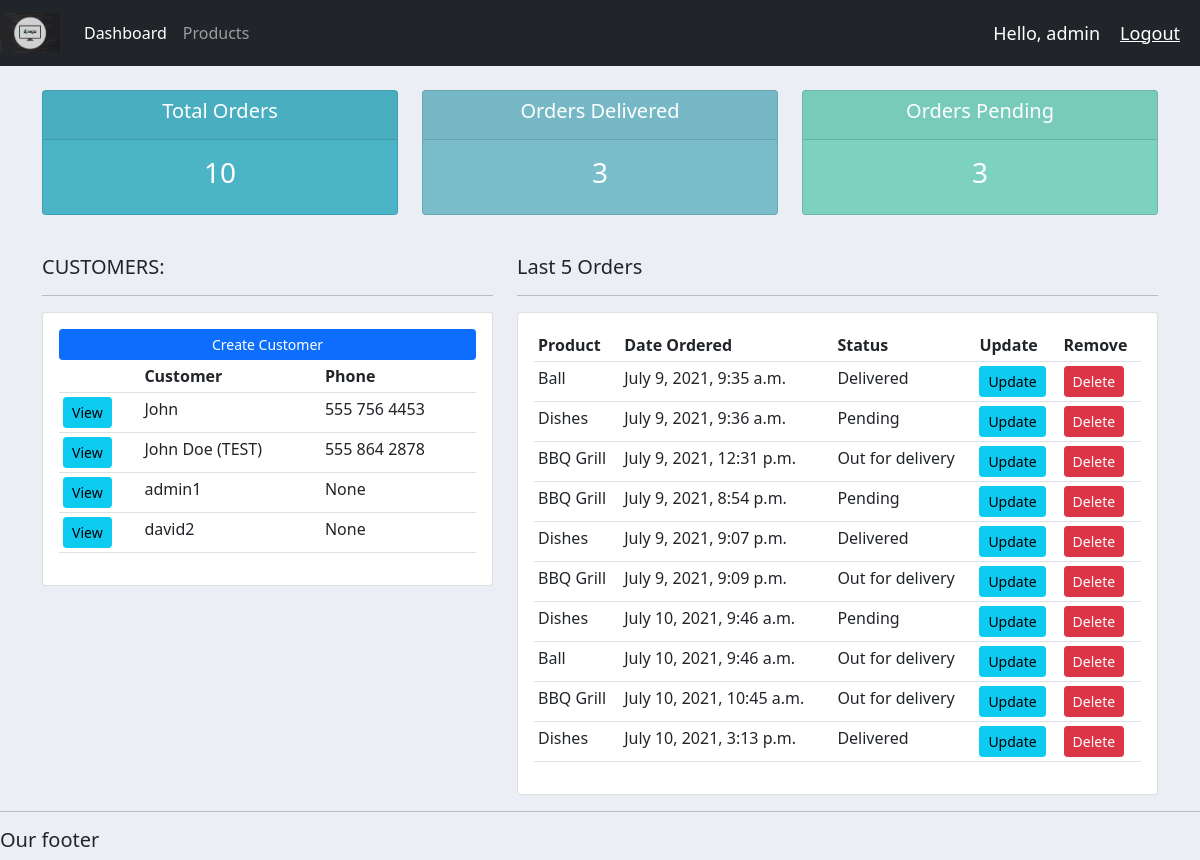
The app's page / (signed in) with its own data.
### accounts/models.py (models this page shows, shortened)
class Customer(models.Model):
	user = models.OneToOneField(User, on_delete=models.CASCADE, null=True, blank=True)
	name = models.CharField(max_length=225, null=True)
	phone = models.CharField(max_length=225, null=True)
	email = models.CharField(max_length=225, null=True)
	profile_pic = models.ImageField(default = "Madeira_Logo.png", null=True, blank=True)
	date_created = models.DateTimeField(auto_now_add = True, null=True)

class Order(models.Model):
	STATUS = (
		('Pending', 'Pending'),
		('Out for delivery', 'Out for delivery'),
		('Delivered', 'Delivered'),
		)
	customer = models.ForeignKey(Customer, on_delete=models.SET_NULL, null=True)
	product = models.ForeignKey(Product, on_delete=models.SET_NULL, null=True)
	date_created = models.DateTimeField(auto_now_add = True, null=True)
	status = models.CharField(max_length=225, null=True, choices=STATUS)
	note = models.CharField(max_length=225, null=True, blank= True)

class Product(models.Model):
	CATEGORY = (
		('Indoor', 'Indoor'),
		('Out Door', 'Out Door'),
		)
	name = models.CharField(max_length=225, null=True)
	price = models.FloatField(null=True)
	category = models.CharField(max_length=225, null=True, choices=CATEGORY)
	description = models.CharField(max_length=225, null=True, blank=True)
	date_created = models.DateTimeField(auto_now_add = True, null=True)
	tags = models.ManyToManyField(Tag)

### accounts/decorators.py (the view)
	def wrapper_function(request, *args, **kwargs):
		group = None
		if request.user.groups.exists():
			group = request.user.groups.all()[0].name
		if group == 'customer':
			return redirect ('user-page')
		elif group == 'admin':
			return view_func(request, *args, **kwargs)
		else:
			return HttpResponse("You're not authorized to view this page")

### accounts/views.py (called while the page is built)
@login_required(login_url='login')
@admin_only
def home(request):
	orders = Order.objects.all()
	customers = Customer.objects.all()
	total_customers = customers.count()
	total_orders = orders.count()
	pending = orders.filter(status="Pending").count()
	delivered = orders.filter(status="Delivered").count()
	context = {
				'orders': orders,
				'customers': customers,
				'total_orders': total_orders,
				'total_customers': total_customers,
				'pending': pending,
				'delivered': delivered,
				}
	return render(request, 'accounts/dashboard.html', context)

### accounts/templates/accounts/dashboard.html
{%  extends 'accounts/main.html' %}
{% load i18n %}
{% block content %}
{%  include 'accounts/status.html' %}
<br>
<div class="row">
	<div class="col-md-5">
		<h5>CUSTOMERS:</h5>
		<hr>
		<div class="card card-body">
			<a class="btn btn-primary  btn-sm btn-block" href="">{% trans 'Create Customer' %}</a>
			<table class="table table-sm">
				<tr>
					<th></th>
					<th>{% trans 'Customer' %}</th>
					<th>{% trans 'Phone' %}</th>
				</tr>
				{% for customer in customers %}
					<tr>
						<td>
							<a href="{% url 'customer' customer.id %}" class="btn btn-sm btn-info">{% trans 'View' %}</a>
						</td>
						<td>{{ customer.name }}</td>
						<td>{{ customer.phone }}</td>
					</tr>
				{% endfor %}
			</table>
		</div>
	</div>
	<div class="col-md-7">
		<h5>{% trans 'Last 5 Orders' %}</h5>
		<hr>
		<div class="card card-body">
			<table class="table table-sm">
				<tr>
					<th>{% trans 'Product' %}</th>
					<th>{% trans 'Date Ordered' %}</th>
					<th>{% trans 'Status' %}</th>
					<th>{% trans 'Update' %}</th>
					<th>{% trans 'Remove' %}</th>
				</tr>
				{% for order in orders %}
					<tr>
						<td>{{ order.product.name }}</td>
						<td>{{ order.date_created }}</td>
						<td>{{ order.status }}</td>
						<td>
							<a href="{% url 'update_order' order.id %}" class="btn btn-info btn-sm">{% trans 'Update' %}</a>
						</td>
						<td>
							<a href="{% url 'delete_order' order.id %}" class="btn btn-danger btn-sm">{% trans 'Delete' %}</a>
						</td>
					</tr>
				{% endfor %}
			</table>
		</div>
	</div>
</div>
{% endblock %}

### accounts/templates/accounts/main.html (shortened to what this page needs)
{% load static %}
{% load i18n %}
<!DOCTYPE html>
<html>
<head>
    <link href="https://cdn.jsdelivr.net/npm/bootstrap@5.0.2/dist/css/bootstrap.min.css" rel="stylesheet"
>
    <link rel="stylesheet" type="text/css" href="{% static 'css/main.css' %}">
</head>
<body>
{% include 'accounts/navbar.html' %}
<div class="container">
    {% block content %}
    {% endblock content %}
</div>
<hr>
<h5>Our footer</h5>
</body>
</html>

### accounts/templates/accounts/navbar.html (shortened to what this page needs)
{% load i18n %}
{% load static %}
<nav class="navbar navbar-expand-lg navbar-dark bg-dark">
    <a class="navbar-brand" href="{% url 'home' %}"><img src="{% static 'images/Django-1.png' %}" class="image-logo" height ="40px"></a>
    <div class="collapse navbar-collapse" id="navbarNav">
      <ul class="navbar-nav">
        {% if request.user.is_staff %}
        <li class="nav-item">
          <a class="nav-link active" aria-current="page" href="{% url 'home' %}">Dashboard</a>
        </li>
        <li class="nav-item">
          <a class="nav-link" href="{% url 'products' %}">Products</a>
        </li>
        {% else %}
        <li class="nav-item">
          <a class="nav-link" href="{% url 'account' %}">Settings</a>
        </li>
        {% endif %}
      </ul>
    </div>
<span class="hello-msg">Hello, {{ request.user }}</span>
<span><a class="hello-msg" href="{% url 'logout' %}">Logout</a></span>
</nav>

### accounts/templates/accounts/status.html
<br>
<div class="row">
	<div class="col">
		<div class="col-md">
			<div class="card text-center text-white  mb-3" id="total-orders">
			  	<div class="card-header">
			  		<h5 class="card-title">Total Orders</h5>
			  	</div>
			  	<div class="card-body">
			    	<h3 class="card-title">{{ total_orders }}</h3>
			  	</div>
			</div>
		</div>
	</div>
	<div class="col">
		<div class="col-md">
			<div class="card text-center text-white  mb-3" id="orders-delivered">
			  	<div class="card-header">
			  		<h5 class="card-title">Orders Delivered</h5>
			  	</div>
			  	<div class="card-body">
			    	<h3 class="card-title">{{ delivered }}</h3>
			  	</div>
			</div>
		</div>
	</div>
	<div class="col">
		<div class="col-md">
			<div class="card text-center text-white  mb-3" id="orders-pending">
			  	<div class="card-header">
			  		<h5 class="card-title">Orders Pending</h5>
			  	</div>
			  	<div class="card-body">
			    	<h3 class="card-title">{{ pending }}</h3>
			  	</div>
			</div>
		</div>
	</div>
</div>

### static/css/main.css (style rules this page uses)
body { background-color: #ebeff5; }
#total-orders { background-color: #4cb4c7; }
#orders-delivered { background-color: #7abecc; }
#orders-pending { background-color: #7cd1c0; }

### accounts/templates/accounts/navbar.html (style rules this page uses)
.hello-msg { font-size: 18px; color: #fff; margin-right: 20px; }

### records on screen
Customer: name "John", phone "555 756 4453"
Customer: name "John Doe (TEST)", phone "555 864 2878"
Customer: name "admin1", phone "None"
Customer: name "david2", phone "None"
Order: product.name "Ball", date_created "July 9, 2021, 9:35 a.m.", status "Delivered"
Order: product.name "Dishes", date_created "July 9, 2021, 9:36 a.m.", status "Pending"
Order: product.name "BBQ Grill", date_created "July 9, 2021, 12:31 p.m.", status "Out for delivery"
Order: product.name "BBQ Grill", date_created "July 9, 2021, 8:54 p.m.", status "Pending"
Order: product.name "Dishes", date_created "July 9, 2021, 9:07 p.m.", status "Delivered"
Order: product.name "BBQ Grill", date_created "July 9, 2021, 9:09 p.m.", status "Out for delivery"
Order: product.name "Dishes", date_created "July 10, 2021, 9:46 a.m.", status "Pending"
Order: product.name "Ball", date_created "July 10, 2021, 9:46 a.m.", status "Out for delivery"
Order: product.name "BBQ Grill", date_created "July 10, 2021, 10:45 a.m.", status "Out for delivery"
Order: product.name "Dishes", date_created "July 10, 2021, 3:13 p.m.", status "Delivered"

### other values on screen
{{ request.user }} "admin"
{{ total_orders }} "10"
{{ delivered }} "3"
{{ pending }} "3"
